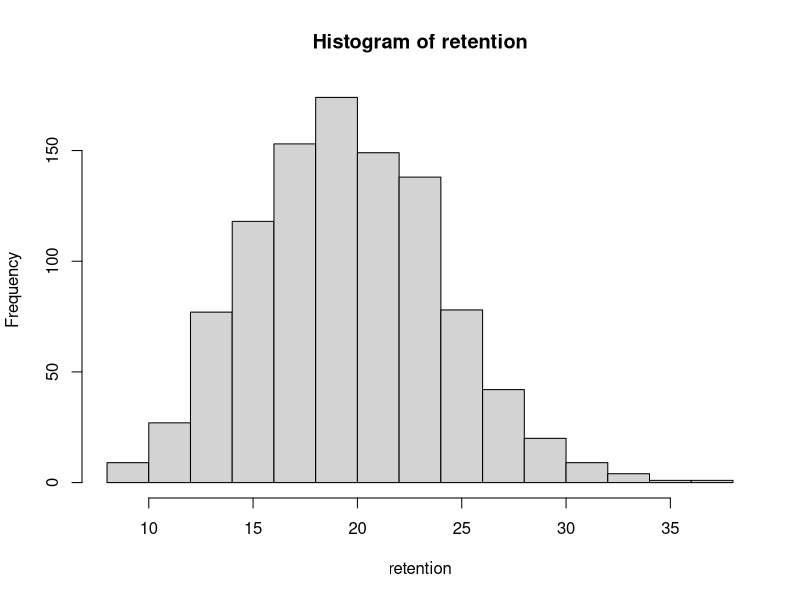
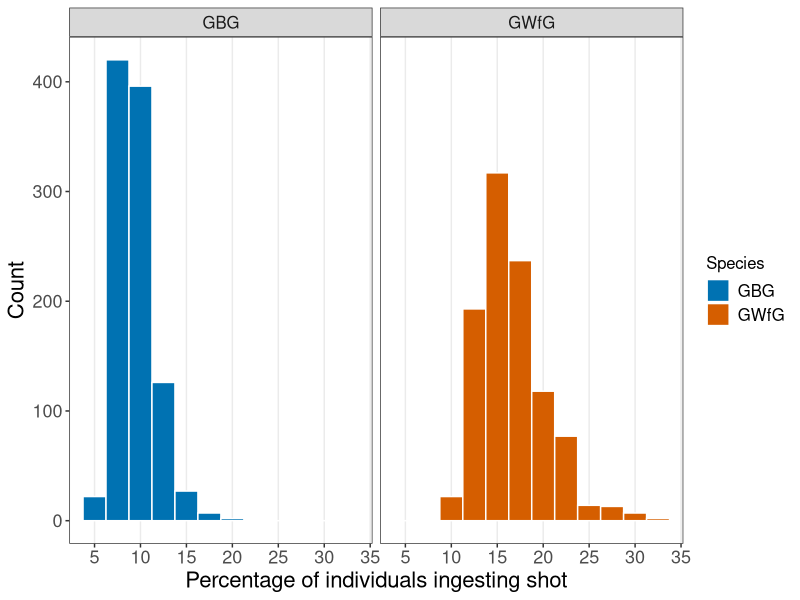
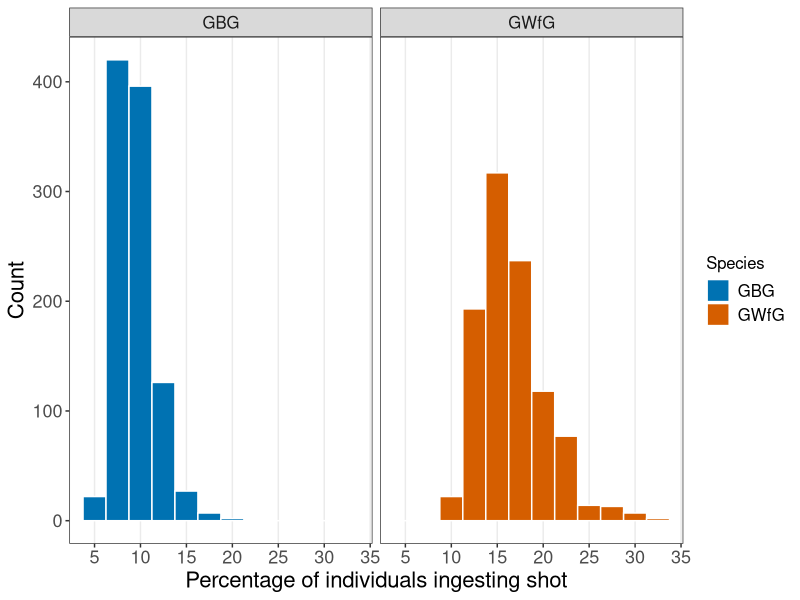

These charts were generated, in order, by the following R code:
## Luke Ozsanlav-Harris

## create a distribution of the percentage of birds exposed to lead within a single winter
## Simulate retention time from a poisson distribution

## packages required
library(ggplot2)


## These are the proportion of bird that we identified shot in
GBG_prev <- (6/482)
GWfG_prev <- (6/260)


## create sample of retention time
set.seed(121)
retention <- rpois(1000,20) # need to stop this going below zero
hist(retention) # histogram of retention times
max(retention) # max value, Should be about 36


## Now work out the multiplication factor
factor <- 150/retention


## Now extrapolate up the instantaneous prevalence rate for a whole winter
## the factor is a power here to account for the fact that some individuals will ingest lead twice
GBG_exposure <- (1-(1-(GBG_prev))^(factor))*100
GWfG_exposure <- (1-(1-(GWfG_prev))^(factor))*100

## Calculate the mean and sd of retention times
mean(GBG_exposure);sd(GBG_exposure)
mean(GWfG_exposure);sd(GWfG_exposure)

## make into a data frame for plotting
GBG_exposure <- as.data.frame(GBG_exposure)
colnames(GBG_exposure) [1] <- "Exposure"
GBG_exposure$Species <- "GBG"
GBG_exposure$col <- "#D55E00"
GWfG_exposure <- as.data.frame(GWfG_exposure)
colnames(GWfG_exposure) [1] <- "Exposure"
GWfG_exposure$Species <- "GWfG"
GWfG_exposure$col <- "#0072B2"
All_exposure <- rbind(GBG_exposure, GWfG_exposure)




## Now plot the distributions
ggplot(data = All_exposure) +
  geom_histogram(aes(Exposure, fill = Species), binwidth = 2.5, colour = "white") +
  facet_wrap(~Species) +
  theme_bw() +
  xlab("Percentage of individuals ingesting shot") + ylab("Count") + 
  scale_fill_manual(values=c("#0072B2", "#D55E00")) +
  scale_x_continuous(breaks = seq(0,35, 5)) +
  theme(panel.grid.major.y = element_blank(), panel.grid.minor.y = element_blank(), 
        axis.text=element_text(size=13), axis.title=element_text(size=16), 
        plot.title = element_text(size=14, face="bold"), legend.text=element_text(size=12), legend.title=element_text(size=12),
        panel.grid.minor.x = element_blank(), strip.text.x = element_text(size = 12))

## save the ggplot
setwd("~/PhD Documents/2_Lead + Shooting/Lead Feacal Analysis")
ggsave("Percentgae of inddividuals ingesting lead over a winter.png", 
       width = 28, height = 22, units = "cm")
